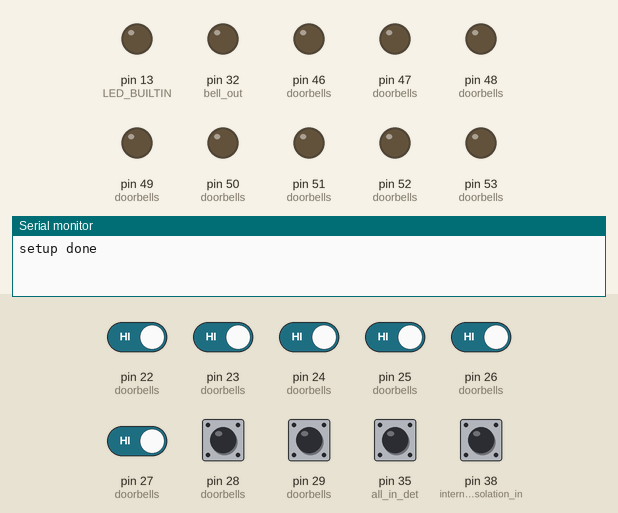
Simulated run of this sketch. Board: Arduino Mega 2560, built with avr-gcc and run on an emulated ATmega2560. Parts: output pins drawn as LEDs (lit = HIGH), the last lines printed to the serial monitor. Dashed ring = blinking. Inputs (shaded band) come from the test bench; at power-on: pin 22 (doorbells), pin 23 (doorbells), pin 24 (doorbells), pin 25 (doorbells), pin 26 (doorbells), pin 27 (doorbells), pin 28 (doorbells), pin 29 (doorbells), pin 35 (all_in_det), pin 38 (internal_isolation_in) HIGH.

Above: at 1.2 s.
1.3 s: pin 24 (doorbells) driven LOW
At 2.8 s:
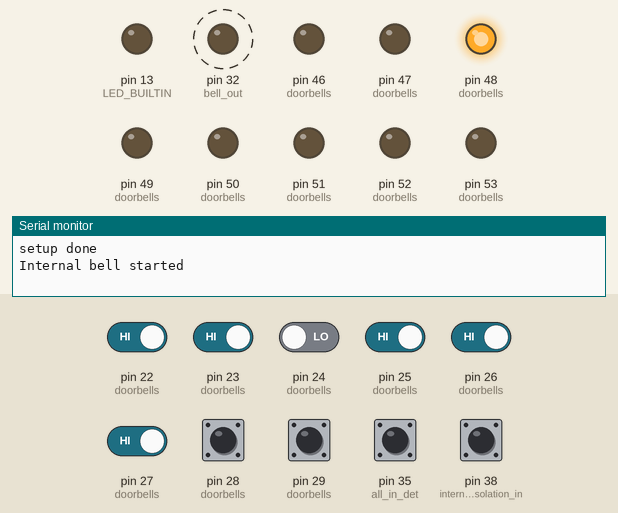
4.0 s: pin 25 (doorbells) driven LOW
At 5.1 s:
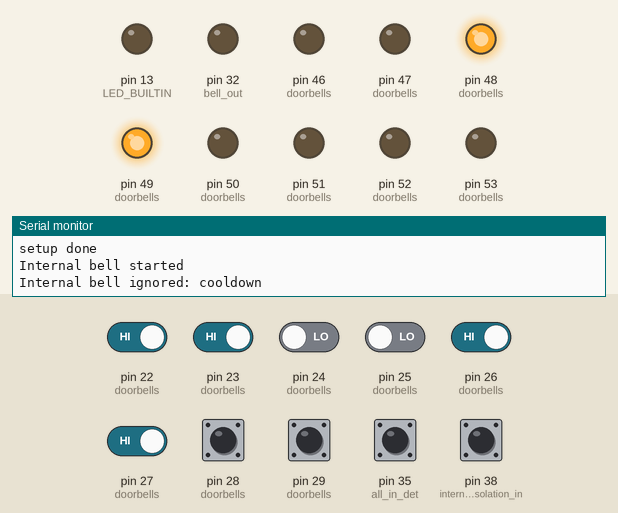
5.5 s: pin 22 (doorbells) driven LOW
At 6.2 s:
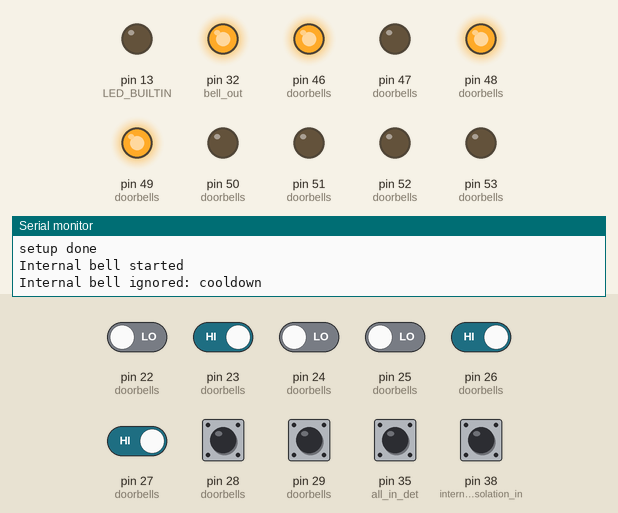
7.0 s: pin 23 (doorbells) driven LOW
At 7.8 s:
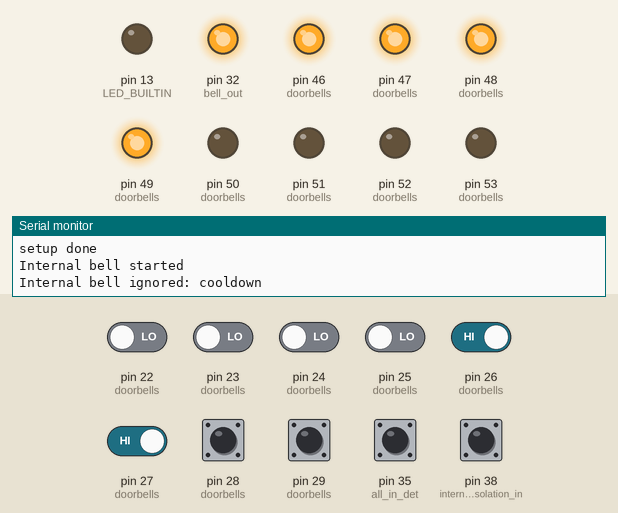
8.5 s: pin 26 (doorbells) driven LOW
At 9.7 s:
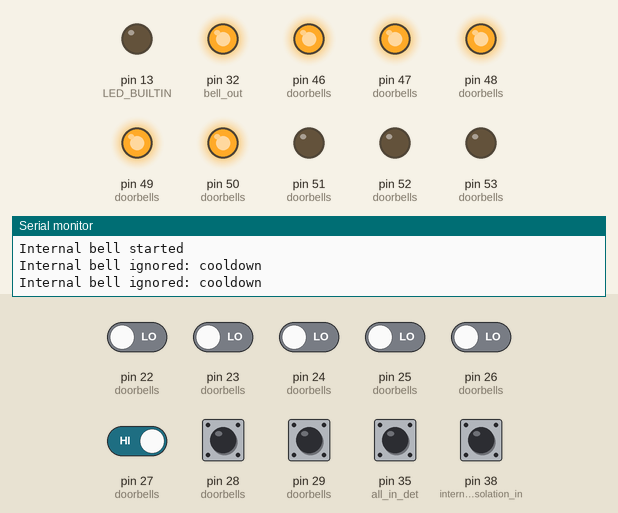
10.0 s: pin 27 (doorbells) driven LOW
At 11.0 s:
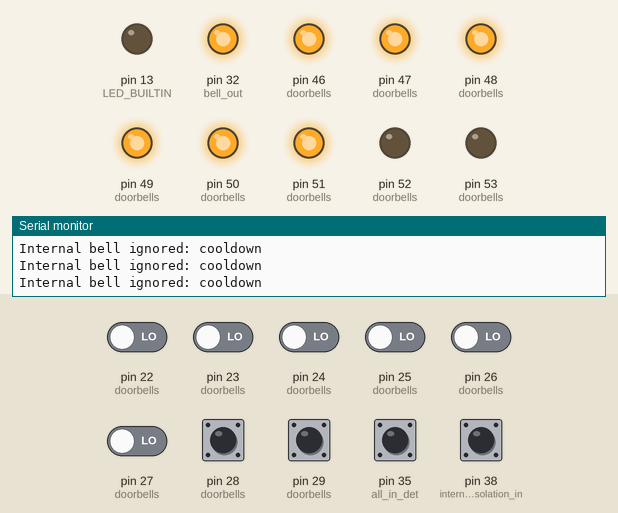
Timing chart, 0 to 12.5 s (numbered marks = the images above; inputs shaded):
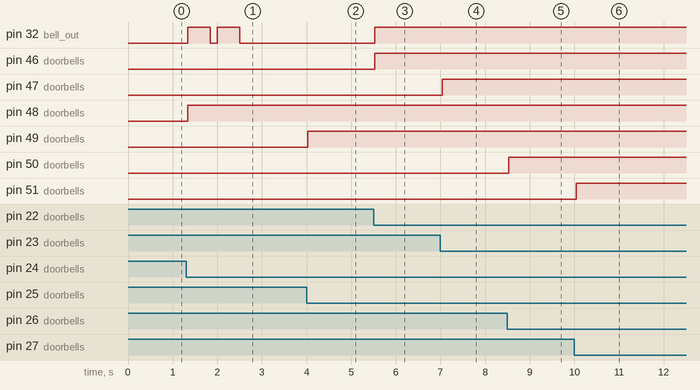

Measured:
- after the input at 1.3 s, pin 32 (bell_out): alternates HIGH for 0.51 s and LOW for 0.15 s, 4 changes in all, then stays LOW, starting at once; pin 48 (doorbells): LOW → HIGH at once
- after the input at 4.0 s, pin 49 (doorbells): LOW → HIGH at once
- after the input at 5.5 s, pin 32 (bell_out), pin 46 (doorbells): LOW → HIGH at once
- after the input at 7.0 s, pin 47 (doorbells): LOW → HIGH at once
- after the input at 8.5 s, pin 50 (doorbells): LOW → HIGH at once
- after the input at 10.0 s, pin 51 (doorbells): LOW → HIGH at once

The sketch:

doorbell_full.ino
```cpp
//
// WIRING
//
// Each row keeps a button, its indicator light, and its bell type together.
// The colour in each comment is the jumper-wire colour for both pins.
struct Doorbell {
    uint8_t input_pin;
    uint8_t light_pin;
    bool internal;
};

const Doorbell doorbells[] = {
    {24, 48, true},  // Kitchen, light grey (almost white)
    {25, 49, true},  // Living room, black
    {26, 50, true},  // Bedroom 1, orange
    {27, 51, true},  // Bedroom 2, yellow
    {28, 52, true},  // B4, green (labelled bedroom 3 on the unit)
    {29, 53, true},  // Bathroom, blue
    {22, 46, false}, // Front door, purple
    {23, 47, false}  // Side door, white (not working?)
};

const int doorbell_count = sizeof(doorbells) / sizeof(doorbells[0]);

const uint8_t bell_out = 32;             // Red
const uint8_t all_in_det = 35;           // Active-low all-lights test input
const uint8_t internal_isolation_in = 38; // Active-low internal bell isolation

//
// Other constants
//
// How often to read inputs
const unsigned long loop_delay_ms = 10;

// An input must remain unchanged for this long before its new state is used.
const unsigned long input_debounce_ms = 30;

// Internal bell pattern
const unsigned long internal_bell_on_ms = 500;
const unsigned long internal_bell_off_ms = 150;

// Sets how long the LEDs stay on after the last button is pushed
const unsigned long led_timer_delay_ms = 25000;

// Sets how long the buzzer is blocked for after an internal bell is pushed
const unsigned long internal_block_ms = 10000;

// The internal bell uses a non-blocking state machine so inputs can still be
// read while the two-buzz pattern is playing.
enum InternalBellStage {
    INTERNAL_BELL_IDLE,
    INTERNAL_BELL_FIRST_ON,
    INTERNAL_BELL_FIRST_OFF,
    INTERNAL_BELL_SECOND_ON,
    INTERNAL_BELL_SECOND_OFF
};

struct DebouncedInput {
    bool raw_active;
    bool active;
    unsigned long raw_changed_ms;
};

// Declare this explicitly because Arduino's automatic prototype generation
// can place prototypes before user-defined types.
bool read_active_low_input(uint8_t pin, DebouncedInput& state, unsigned long now_ms);

//
// Helper functions
//

bool internal_bell_stage_is_on(InternalBellStage stage) {
    return stage == INTERNAL_BELL_FIRST_ON || stage == INTERNAL_BELL_SECOND_ON;
}

bool read_active_low_input(uint8_t pin, DebouncedInput& state, unsigned long now_ms) {
    bool raw_active = digitalRead(pin) == LOW;

    if (raw_active != state.raw_active) {
        state.raw_active = raw_active;
        state.raw_changed_ms = now_ms;
    }

    if (state.active != state.raw_active
            && now_ms - state.raw_changed_ms >= input_debounce_ms) {
        state.active = state.raw_active;
    }

    return state.active;
}

void setup() {
    // Start serial connection.
    Serial.begin(115200);

    //
    // Configure hardware
    //

    // Configure the test pin
    pinMode(all_in_det, INPUT_PULLUP);

    // INPUT_PULLUP makes HIGH the normal enabled state and LOW isolated.
    pinMode(internal_isolation_in, INPUT_PULLUP);

    // Bell pushes are active-low. Configure each push and its paired light
    // from the same table row so the mapping cannot get out of step.
    for (int i = 0; i < doorbell_count; i++) {
        pinMode(doorbells[i].input_pin, INPUT_PULLUP);
        pinMode(doorbells[i].light_pin, OUTPUT);
        digitalWrite(doorbells[i].light_pin, LOW);
    }

    // Configure the bell
    pinMode(bell_out, OUTPUT);
    digitalWrite(bell_out, LOW);

    // Configure built-in LED.
    pinMode(LED_BUILTIN, OUTPUT);

    Serial.println("setup done");
}

void loop() {
    // Each call samples the inputs, updates latched indicator lights, advances
    // the internal two-buzz pattern, and sets the shared buzzer output.

    // State is static so it persists between calls from the Arduino runtime.
    // Unsigned subtraction keeps elapsed-time checks safe when millis() wraps.
    static unsigned long last_on_ms = 0;
    static unsigned long internal_last_on_ms = 0;
    static bool internal_bell_has_sounded = false;
    static InternalBellStage internal_bell_stage = INTERNAL_BELL_IDLE;
    static unsigned long internal_bell_stage_started_ms = 0;

    // Previous states let internal bells trigger on press edges rather than
    // repeatedly while a button is held.
    static bool input_was_pressed[doorbell_count] = {};
    static DebouncedInput input_states[doorbell_count] = {};
    static DebouncedInput test_input_state = {};
    static DebouncedInput isolation_input_state = {};

    delay(loop_delay_ms);

    unsigned long now_ms = millis();
    bool input_pressed[doorbell_count];
    bool any_input_pressed = false;
    bool internal_press_started = false;
    bool external_input_pressed = false;
    bool test_input_pressed = read_active_low_input(
        all_in_det, test_input_state, now_ms);
    bool internal_bell_isolated = read_active_low_input(
        internal_isolation_in, isolation_input_state, now_ms);

    // Debounce every input independently so contact bounce cannot create
    // false press edges.
    for (int i = 0; i < doorbell_count; i++) {
        input_pressed[i] = read_active_low_input(
            doorbells[i].input_pin, input_states[i], now_ms);
        if (input_pressed[i]) {
            any_input_pressed = true;
            if (doorbells[i].internal) {
                internal_press_started = internal_press_started || !input_was_pressed[i];
            }
            else {
                external_input_pressed = true;
            }
        }
    }
    any_input_pressed = any_input_pressed || test_input_pressed;

    if (any_input_pressed) {
        // Extend the indicator timeout for as long as any input is held.
        last_on_ms = now_ms;
    }
    else {
        // Indicators latch on until there has been no input for the full
        // timeout. Subtraction is safe across millis() rollover.
        if (now_ms - last_on_ms >= led_timer_delay_ms) {
            for (int i = 0; i < doorbell_count; i++) {
                digitalWrite(doorbells[i].light_pin, LOW);
            }
        }
    }

    //
    // Indicator LED control
    //
    // The test input lights every indicator but deliberately does not
    // activate the buzzer.
    for (int i = 0; i < doorbell_count; i++) {
        if (input_pressed[i] || test_input_pressed) {
            digitalWrite(doorbells[i].light_pin, HIGH);
        }
    }

    //
    // Buzzer control
    //
    // Advance at most one timed stage per poll. Unlike delay(), this keeps
    // external buttons and indicator lights responsive during the pattern.
    switch (internal_bell_stage) {
        case INTERNAL_BELL_FIRST_ON:
            if (now_ms - internal_bell_stage_started_ms >= internal_bell_on_ms) {
                internal_bell_stage = INTERNAL_BELL_FIRST_OFF;
                internal_bell_stage_started_ms = now_ms;
            }
            break;
        case INTERNAL_BELL_FIRST_OFF:
            if (now_ms - internal_bell_stage_started_ms >= internal_bell_off_ms) {
                internal_bell_stage = INTERNAL_BELL_SECOND_ON;
                internal_bell_stage_started_ms = now_ms;
            }
            break;
        case INTERNAL_BELL_SECOND_ON:
            if (now_ms - internal_bell_stage_started_ms >= internal_bell_on_ms) {
                internal_bell_stage = INTERNAL_BELL_SECOND_OFF;
                internal_bell_stage_started_ms = now_ms;
            }
            break;
        case INTERNAL_BELL_SECOND_OFF:
            if (now_ms - internal_bell_stage_started_ms >= internal_bell_off_ms) {
                internal_bell_stage = INTERNAL_BELL_IDLE;
                internal_last_on_ms = now_ms;
                internal_bell_has_sounded = true;
            }
            break;
        case INTERNAL_BELL_IDLE:
            break;
    }

    bool internal_bell_enabled = !internal_bell_isolated;
    bool internal_bell_is_idle = internal_bell_stage == INTERNAL_BELL_IDLE;
    bool internal_bell_cooldown_complete = !internal_bell_has_sounded
        || now_ms - internal_last_on_ms >= internal_block_ms;
    bool start_internal_bell = internal_press_started
        && internal_bell_enabled
        && internal_bell_is_idle
        && internal_bell_cooldown_complete;

    if (start_internal_bell) {
        internal_bell_stage = INTERNAL_BELL_FIRST_ON;
        internal_bell_stage_started_ms = now_ms;
        Serial.println("Internal bell started");
    }
    else if (internal_press_started) {
        if (!internal_bell_enabled) {
            Serial.println("Internal bell ignored: isolated");
        }
        else if (!internal_bell_is_idle) {
            Serial.println("Internal bell ignored: pattern already playing");
        }
        else {
            Serial.println("Internal bell ignored: cooldown");
        }
    }

    // External buttons sound continuously while held. Internal buttons
    // sound only during the two ON stages of their pattern.
    bool internal_bell_on = internal_bell_stage_is_on(internal_bell_stage);
    bool bell_on = external_input_pressed || internal_bell_on;
    digitalWrite(bell_out, bell_on ? HIGH : LOW);

    // Save this sample for edge detection during the next poll.
    for (int i = 0; i < doorbell_count; i++) {
        input_was_pressed[i] = input_pressed[i];
    }
}
```
